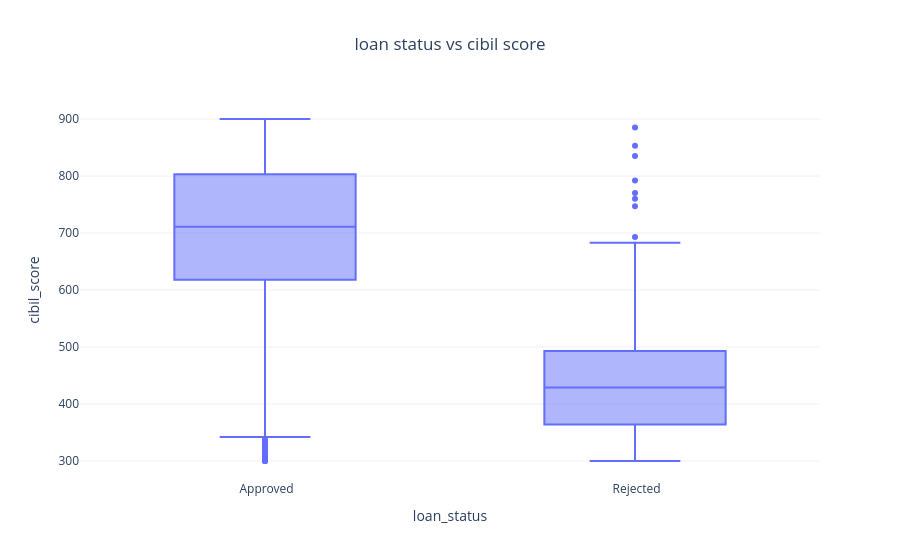

The code cell stored with this chart in its notebook:
### Markdown cell above
### BOX PLOT

### Code cell
fig = px.box(df, x="loan_status", y="cibil_score",title="loan status vs cibil score")
fig.update_layout( title_x=0.5,template="plotly_white")
fig.show()

### Figure 1 — Plotly figure (JSON) as saved in the notebook; plotly's stock layout.template omitted (floating-point values rounded to 4 significant figures; data arrays with more than 128 entries replaced by an {"elided": "..."} marker saying what was removed)
{"data": [{"alignmentgroup": "True", "hovertemplate": "loan_status=%{x}<br>cibil_score=%{y}<extra></extra>", "legendgroup": "", "marker": {"color": "#636efa"}, "name": "", "notched": false, "offsetgroup": "", "orientation": "v", "showlegend": false, "type": "box", "x": {"elided": "4269 str values"}, "x0": " ", "xaxis": "x", "y": {"elided": "4269 int values"}, "y0": " ", "yaxis": "y"}], "layout": {"boxmode": "group", "legend": {"tracegroupgap": 0}, "title": {"text": "loan status vs cibil score", "x": 0.5}, "xaxis": {"anchor": "y", "domain": [0, 1], "title": {"text": "loan_status"}}, "yaxis": {"anchor": "x", "domain": [0, 1], "title": {"text": "cibil_score"}}}}
